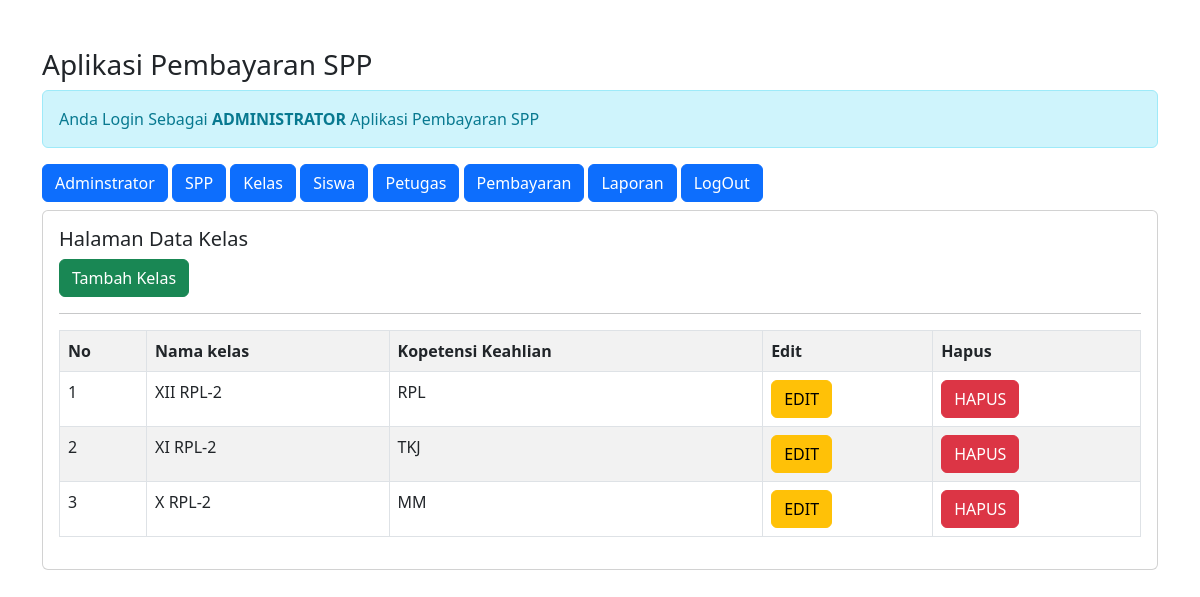
/admin/admin.php?url=kelas (signed in), run on the app's committed database.
### tables this page shows
CREATE TABLE `kelas` (
  `id_kelas` int(11) NOT NULL,
  `nama_kelas` varchar(10) NOT NULL,
  `kompetensi_keahlian` varchar(50) NOT NULL
);

### admin/kelas.php (the view)
<h5>Halaman Data Kelas</h5>
<a href="?url=tambah-kelas" class="btn btn-success">Tambah Kelas</a>
<hr>
<table class="table table-striped table-bordered">
    <tr class="fw-bold">
        <td>No</td>
        <td>Nama kelas</td>
        <td>Kopetensi Keahlian</td>
        <td>Edit</td>
        <td>Hapus</td>
    </tr>
    <?php
    include'../koneksi.php';
    $no = 1;
    $sql = "SELECT*FROM kelas ORDER BY id_kelas DESC";
    $query = mysqli_query($koneksi, $sql);
    foreach($query as $data){?>
    <tr>
        <td><?= $no++; ?></td>
        <td><?= $data['nama_kelas'] ?></td>
        <td><?= $data['kompetensi_keahlian'] ?></td>
        <td>
            <a onclick="return confirm('Apakah anda yakin Mengubah Data')"
                href="?url=edit-kelas&id_kelas=<?= $data['id_kelas'] ?>" class='btn btn-warning'>EDIT</a>
        </td>
        <td>
            <a onclick="return confirm('Apakah anda yakin Mengubah Data')"
                href="?url=hapus-kelas&id_kelas=<?= $data['id_kelas'] ?>" class='btn btn-danger'>HAPUS</a>
        </td>
    </tr>
    <?php } ?>
</table>

### data on the page
kelas: nama_kelas "XII RPL-2", kompetensi_keahlian "RPL"
kelas: nama_kelas "XI RPL-2", kompetensi_keahlian "TKJ"
kelas: nama_kelas "X RPL-2", kompetensi_keahlian "MM"
